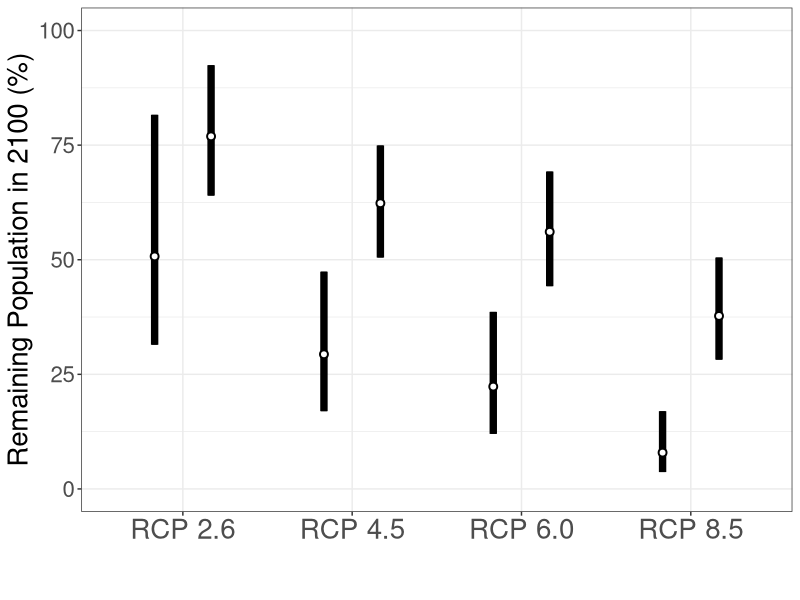

Write the R code that produced this figure.
betts_2005<-0.76
ipcc_ar5_1986_2005<-0

model_rate_birds<-0.0701
model_pop_birds<- -0.0474
model_pop_birds_lci<- -0.0251
model_pop_birds_uci<- -0.0692  

model_rate_mammals<-0.079
model_pop_mammals<- -0.0207
model_pop_mammals_lci<- -0.0066
model_pop_mammals_uci<- -0.0346  

pop_extrap<-function(year,temp, class){
  year_diff<-year - 2005
  temp_diff<-temp - ipcc_ar5_1986_2005#betts_2005
  rate<-temp_diff/year_diff
  
  if (class=="Birds"){
   rate_birds<-rate/model_rate_birds  
   lambda_mean<-rate_birds*model_pop_birds
   lambda_mean_lci<-rate_birds*model_pop_birds_lci
   lambda_mean_uci<-rate_birds*model_pop_birds_uci
   
   pop_decline<-(1 + lambda_mean)^year_diff
   pop_decline_lci<-(1 + lambda_mean_lci)^year_diff
   pop_decline_uci<-(1 + lambda_mean_uci)^year_diff
  
   pop_decline_int<-c(pop_decline_lci, pop_decline, pop_decline_uci) 
    } else {
      rate_mammals<-rate/model_rate_mammals  
      lambda_mean<-rate_mammals*model_pop_mammals
      lambda_mean_lci<-rate_mammals*model_pop_mammals_lci
      lambda_mean_uci<-rate_mammals*model_pop_mammals_uci
      
      pop_decline<- (1 + lambda_mean)^year_diff
      pop_decline_lci<-(1 + lambda_mean_lci)^year_diff
      pop_decline_uci<-(1 + lambda_mean_uci)^year_diff
      
      pop_decline_int<-c(pop_decline_lci, pop_decline, pop_decline_uci) 
      }

  return(pop_decline_int)
}

# years<-seq(2040,2100,10)
# temps<-rep(1.5, 7)
# birds<-rep("Birds",7)


RCP2.6_blci<-pop_extrap(2100,0.3, "Birds")
RCP2.6_bm<-pop_extrap(2100,1, "Birds")
RCP2.6_buci<-pop_extrap(2100,1.7, "Birds")

RCP4.5_blci<-pop_extrap(2100,1.1, "Birds")
RCP4.5_bm<-pop_extrap(2100,1.8, "Birds")
RCP4.5_buci<-pop_extrap(2100,2.6, "Birds")

RCP6.0_blci<-pop_extrap(2100,1.4, "Birds")
RCP6.0_bm<-pop_extrap(2100,2.2, "Birds")
RCP6.0_buci<-pop_extrap(2100,3.1, "Birds")

RCP8.5_blci<-pop_extrap(2100,2.6, "Birds")
RCP8.5_bm<-pop_extrap(2100,3.7, "Birds")
RCP8.5_buci<-pop_extrap(2100,4.8, "Birds")


RCP2.6_mlci<-pop_extrap(2100,0.3, "Mammals")
RCP2.6_mm<-pop_extrap(2100,1.0, "Mammals")
RCP2.6_muci<-pop_extrap(2100,1.7, "Mammals")

RCP4.5_mlci<-pop_extrap(2100,1.1, "Mammals")
RCP4.5_mm<-pop_extrap(2100,1.8, "Mammals")
RCP4.5_muci<-pop_extrap(2100,2.6, "Mammals")

RCP6.0_mlci<-pop_extrap(2100,1.4, "Mammals")
RCP6.0_mm<-pop_extrap(2100,2.2, "Mammals")
RCP6.0_muci<-pop_extrap(2100,3.1, "Mammals")

RCP8.5_mlci<-pop_extrap(2100,2.6, "Mammals")
RCP8.5_mm<-pop_extrap(2100,3.7, "Mammals")
RCP8.5_muci<-pop_extrap(2100,4.8, "Mammals")

Class<-rep(c("Bird", "Mammal"), each=4)
rcp<-rep(c("RCP 2.6", "RCP 4.5", "RCP 6.0", "RCP 8.5"),2)
lci<-c(RCP2.6_blci[2],RCP4.5_blci[2],RCP6.0_blci[2],RCP8.5_blci[2],RCP2.6_mlci[2],RCP4.5_mlci[2],RCP6.0_mlci[2],RCP8.5_mlci[2] )
mean<-c(RCP2.6_bm[2],RCP4.5_bm[2],RCP6.0_bm[2],RCP8.5_bm[2],RCP2.6_mm[2],RCP4.5_mm[2],RCP6.0_mm[2],RCP8.5_mm[2] )
uci<-c(RCP2.6_buci[2],RCP4.5_buci[2],RCP6.0_buci[2],RCP8.5_buci[2],RCP2.6_muci[2],RCP4.5_muci[2],RCP6.0_muci[2],RCP8.5_muci[2] )


df<-data.frame(Class,rcp,lci, mean,uci)
df$lci<-df$lci*100
df$mean<-df$mean*100
df$uci<-df$uci*100

library(ggplot2)
q1<-ggplot(df, aes(colour=Class))
q1<- q1 + geom_linerange(aes(x=rcp, ymin=lci, ymax=uci), lwd=2.5, position = position_dodge(width=2/3))
q1<- q1 + geom_pointrange(aes(x= rcp, y=mean, ymin=lci, ymax=uci), lwd=2, position=position_dodge(width=2/3), shape=21, fill="White")
q1<- q1 + theme_bw() + labs(y = "Remaining Population in 2100 (%)", x = "") + theme(legend.position="none",text=element_text(size=20),axis.text.x=element_text(size=20) , axis.title.x = element_text(margin = unit(c(5, 0, 0, 0), "mm")))
q1<- q1 + scale_y_continuous(limits=(c(0,100)))
q1<- q1 + scale_color_manual(values=c("black", "black"))
q1








pop_extrap(2100,1.5,"Birds")
pop_extrap(2100,2.0,"Birds")
pop_extrap(2100,4.0,"Birds")
pop_extrap(2100,6.0,"Birds")

pop_extrap(2050,1.5,"Birds")
pop_extrap(2050,2.0,"Birds")
pop_extrap(2050,4.0,"Birds")
pop_extrap(2050,6.0,"Birds")


pop_extrap(2100,1.5,"Mammals")
pop_extrap(2100,2.0,"Mammals")
pop_extrap(2100,4.0,"Mammals")
pop_extrap(2100,6.0,"Mammals")

pop_extrap(2050,1.5,"Mammals")
pop_extrap(2050,2.0,"Mammals")
pop_extrap(2050,4.0,"Mammals")
pop_extrap(2050,6.0,"Mammals")


